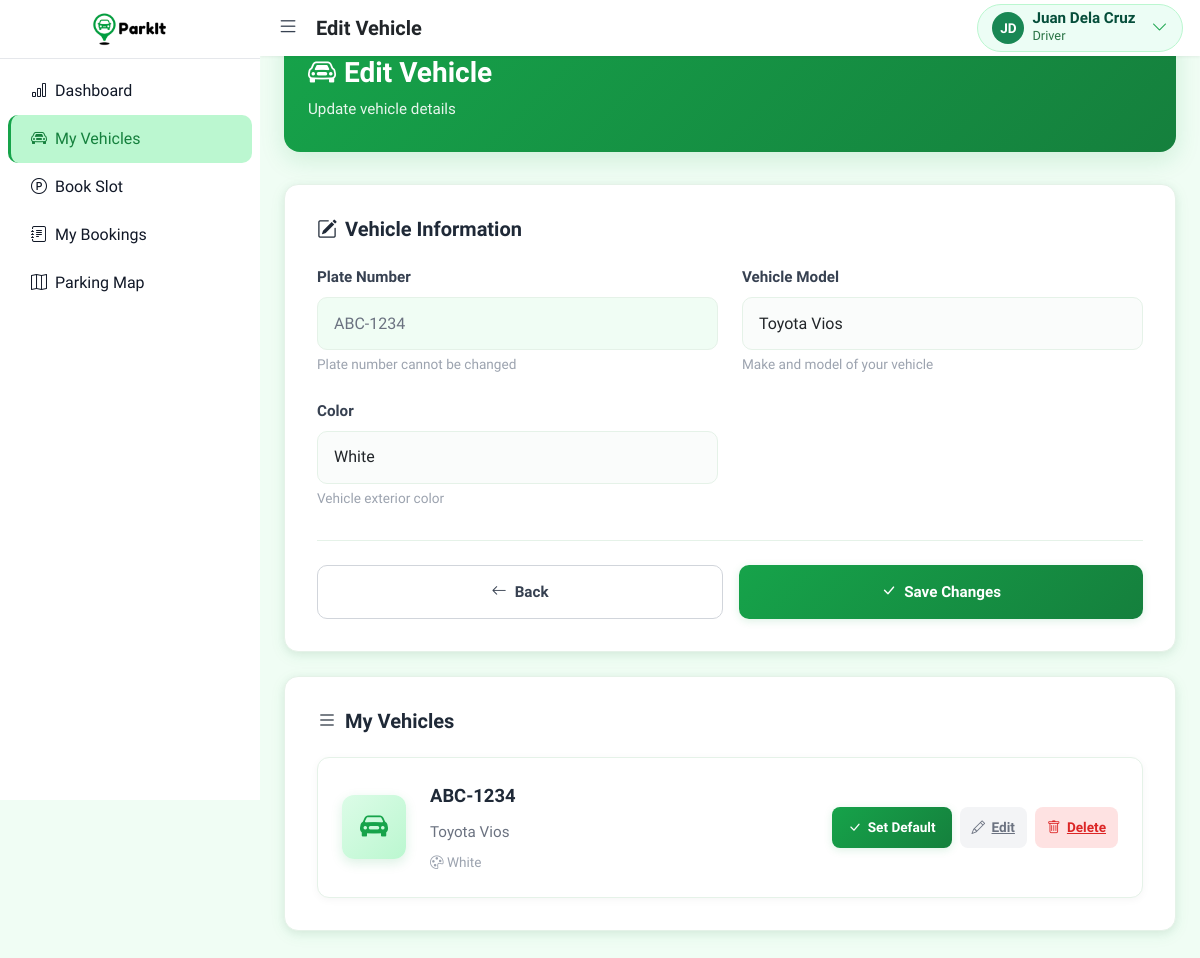
Screenshot of /user/edit-car.php?id=1 (signed in) with the database file from the repository.
### tables this page shows
CREATE TABLE IF NOT EXISTS vehicles (
    id INT PRIMARY KEY AUTO_INCREMENT,
    user_id INT NOT NULL,
    plate_number VARCHAR(20) NOT NULL,
    model VARCHAR(100),
    color VARCHAR(50),
    is_default TINYINT(1) NOT NULL DEFAULT 0,
    created_at TIMESTAMP DEFAULT CURRENT_TIMESTAMP,
    FOREIGN KEY (user_id) REFERENCES users(id) ON DELETE CASCADE,
    UNIQUE KEY unique_plate (plate_number)
);

### user/edit-car.php (the view, shortened to what this page needs)
<?php
$id = (int) ($_GET['id'] ?? 0);
$pdo = getDB();
$stmt = $pdo->prepare('SELECT id, plate_number, model, color FROM vehicles WHERE id = ? AND user_id = ?');
$stmt->execute([$id, currentUserId()]);
$car = $stmt->fetch();
$model = $car['model'] ?? '';
$color = $car['color'] ?? '';
$vehiclesStmt = $pdo->prepare('SELECT * FROM vehicles WHERE user_id = ? ORDER BY is_default DESC, created_at DESC');
$vehiclesStmt->execute([currentUserId()]);
$vehicles = $vehiclesStmt->fetchAll();
require dirname(__DIR__) . '/includes/header.php';
?>
<div class="my-vehicles-page">
    <div class="vehicles-header">
        <div class="vehicles-header-content">
            <h2><i class="bi bi-car-front me-2"></i>Edit Vehicle</h2>
            <p>Update vehicle details</p>
        </div>
    </div>
    <div class="vehicle-form-card">
        <h5><i class="bi bi-pencil-square me-2"></i>Vehicle Information</h5>
        <form method="post" action="<?= BASE_URL ?>/user/edit-car.php?id=<?= $id ?>">
            <div class="vehicle-form-grid">
                <div>
                    <label class="form-label">Plate Number</label>
                    <input type="text" class="form-control" value="<?= htmlspecialchars($car['plate_number']) ?>" disabled>
                    <div class="form-text">Plate number cannot be changed</div>
                </div>
                <div>
                    <label class="form-label">Vehicle Model</label>
                    <input type="text" name="model" class="form-control" value="<?= htmlspecialchars($model) ?>" placeholder="e.g. Toyota Corolla">
                    <div class="form-text">Make and model of your vehicle</div>
                </div>
                <div>
                    <label class="form-label">Color</label>
                    <select name="color" class="form-control">
                        <option<?= ($color==='White' ? ' selected' : '') ?>>White</option>
                    </select>
                    <div class="form-text">Vehicle exterior color</div>
                </div>
            </div>
            <div class="vehicle-form-actions">
                <a href="<?= BASE_URL ?>/user/register-car.php" class="btn-cancel"><i class="bi bi-arrow-left"></i> Back</a>
                <button type="submit" class="btn-submit"><i class="bi bi-check-lg"></i> Save Changes</button>
            </div>
        </form>
    </div>
    <div class="vehicle-form-card">
        <h5><i class="bi bi-list me-2"></i>My Vehicles</h5>
        <?php if (empty($vehicles)): ?>
            <div class="empty-state">
                <i class="bi bi-car-front"></i>
                <p>No vehicles registered yet</p>
            </div>
        <?php else: ?>
            <div class="vehicle-list">
                <?php foreach ($vehicles as $v): ?>
                    <div class="vehicle-card">
                        <div class="vehicle-icon">
                            <i class="bi bi-car-front-fill"></i>
                        </div>
                        <div class="vehicle-details">
                            <div class="vehicle-details-header">
                                <div class="vehicle-plate"><?= htmlspecialchars($v['plate_number']) ?></div>
                            </div>
                            <div class="vehicle-model"><?= htmlspecialchars($v['model'] ?? '—') ?></div>
                            <div class="vehicle-color"><i class="bi bi-palette"></i> <?= htmlspecialchars($v['color'] ?? 'Not specified') ?></div>
                        </div>
                        <div class="vehicle-actions">
                            <?php if (!$v['is_default']): ?>
                                <form method="post" action="<?= BASE_URL ?>/user/register-car.php" style="display: inline;">
                                    <button type="submit" class="btn-action btn-action-default" title="Set as Default">
                                        <i class="bi bi-check-lg"></i> Set Default
                                    </button>
                                </form>
                            <?php endif; ?>
                            <a href="<?= BASE_URL ?>/user/edit-car.php?id=<?= (int)$v['id'] ?>" class="btn-action btn-action-edit" title="Edit">
                                <i class="bi bi-pencil"></i> Edit
                            </a>
                            <a href="<?= BASE_URL ?>/user/delete-car.php?id=<?= (int)$v['id'] ?>" class="btn-action btn-action-delete" title="Delete" onclick="return confirm('Remove this vehicle from your list?');">
                                <i class="bi bi-trash"></i> Delete
                            </a>
                        </div>
                    </div>
                <?php endforeach; ?>
            </div>
        <?php endif; ?>
    </div>
</div>
<?php require dirname(__DIR__) . '/includes/footer.php'; ?>

### includes/header.php (style rules this page uses)
:root { --sidebar-width: 260px; --sidebar-width-collapsed: 72px; --header-height: 56px; --primary: #16a34a; --primary-light: #22c55e; --primary-dark: #15803d; }
body { min-height: 100vh; background: #f0fdf4; transition: margin-left .25s ease; overflow-y: auto; font-family: 'Google Sans Flex', system-ui, -apple-system, BlinkMacSystemFont, 'Segoe UI', sans-serif; }

### user/edit-car.php (style rules this page uses)
* { font-family: 'Google Sans Flex', sans-serif; }
.vehicles-header { background: linear-gradient(135deg, #16a34a 0%, #15803d 100%); color: #fff; padding: 2rem 1.5rem; border-radius: 16px; display: flex; justify-content: space-between; align-items: center; margin-bottom: 2rem; box-shadow: 0 8px 24px rgba(22, 163, 74, 0.15); }
.vehicles-header-content h2 { font-size: 1.75rem; font-weight: 700; margin-bottom: 0.5rem; color: #fff; }
.vehicles-header-content p { font-size: 0.95rem; color: rgba(255, 255, 255, 0.9); margin: 0; }
.vehicle-form-card { background: #fff; border-radius: 14px; box-shadow: 0 2px 8px rgba(0, 0, 0, 0.06), 0 4px 16px rgba(22, 163, 74, 0.08); border: 1px solid #e5f2e8; padding: 2rem; margin-bottom: 1.5rem; }
.vehicle-form-card h5 { font-size: 1.25rem; font-weight: 600; color: #1f2937; margin-bottom: 1.5rem; }
.vehicle-form-grid { display: grid; grid-template-columns: repeat(2, 1fr); gap: 1.5rem; }
.vehicle-form-card .form-label { font-weight: 600; color: #374151; margin-bottom: 0.5rem; font-size: 0.95rem; }
.vehicle-form-card .form-control, .vehicle-form-card .form-select { border-radius: 10px; padding: 0.85rem 1rem; border: 1px solid #e5f2e8; background: #fafcfb; transition: all cubic-bezier(0.4, 0, 0.2, 1) 0.3s; }
.vehicle-form-card .form-control:disabled { background: #f0fdf4; color: #6b7280; }
.form-text { font-size: 0.85rem; color: #9ca3af; }
.vehicle-form-actions { display: flex; gap: 1rem; margin-top: 2rem; padding-top: 1.5rem; border-top: 1px solid #e5f2e8; }
.btn-cancel { background: #fff; border: 1.5px solid #d1d5db; color: #374151; padding: 0.9rem 1.5rem; border-radius: 10px; cursor: pointer; text-decoration: none; font-weight: 600; font-size: 0.95rem; transition: all cubic-bezier(0.4, 0, 0.2, 1) 0.3s; display: inline-flex; align-items: center; justify-content: center; gap: 0.5rem; flex: 1; }
.btn-submit { background: linear-gradient(135deg, #16a34a 0%, #15803d 100%); border: none; color: #fff; padding: 0.9rem 1.5rem; border-radius: 10px; cursor: pointer; font-weight: 600; font-size: 0.95rem; transition: all cubic-bezier(0.4, 0, 0.2, 1) 0.3s; display: inline-flex; align-items: center; justify-content: center; gap: 0.5rem; flex: 1; box-shadow: 0 2px 8px rgba(22, 163, 74, 0.15); }
.vehicle-list { display: flex; flex-direction: column; gap: 1rem; }
.vehicle-card { background: #fff; border: 1px solid #e5f2e8; border-radius: 12px; padding: 1.5rem; display: grid; grid-template-columns: auto 1fr auto; gap: 1.5rem; align-items: center; transition: all cubic-bezier(0.4, 0, 0.2, 1) 0.3s; box-shadow: 0 2px 8px rgba(0, 0, 0, 0.04); }
.vehicle-icon { width: 64px; height: 64px; border-radius: 12px; background: linear-gradient(135deg, #dcfce7 0%, #bbf7d0 100%); display: flex; align-items: center; justify-content: center; font-size: 1.75rem; color: #16a34a; box-shadow: 0 4px 12px rgba(22, 163, 74, 0.15); flex-shrink: 0; }
.vehicle-details-header { display: flex; align-items: center; gap: 0.75rem; margin-bottom: 0.75rem; }
.vehicle-plate { font-size: 1.15rem; font-weight: 700; color: #1f2937; }
.vehicle-model { font-size: 0.95rem; color: #6b7280; margin-bottom: 0.5rem; }
.vehicle-color { font-size: 0.85rem; color: #9ca3af; }
.vehicle-actions { display: flex; gap: 0.5rem; align-items: center; }
.btn-action { border: none; border-radius: 8px; display: inline-flex; align-items: center; justify-content: center; gap: 0.4rem; padding: 0.65rem 1rem; font-size: 0.85rem; font-weight: 600; cursor: pointer; transition: all cubic-bezier(0.4, 0, 0.2, 1) 0.3s; white-space: nowrap; }
.btn-action-default { background: linear-gradient(135deg, #16a34a 0%, #15803d 100%); color: #fff; box-shadow: 0 2px 8px rgba(22, 163, 74, 0.15); }
.btn-action-edit { background: #f3f4f6; color: #6b7280; padding: 0.65rem 0.75rem; }
.btn-action-delete { background: #fee2e2; color: #dc2626; padding: 0.65rem 0.75rem; }

### rows the page displays
vehicles: plate_number "ABC-1234", model "Toyota Vios", color "White"

### other values shown
$page_title "Edit Vehicle"
substr($initials,0,2) "JD"
$profileName "Juan Dela Cruz"
$profileRoleLabel "Driver"
